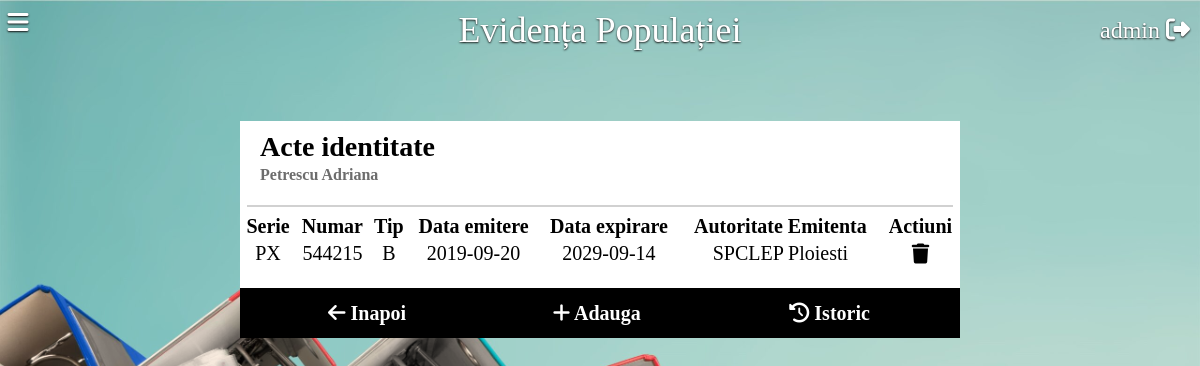
The page /acte.php?action=view&id=51 (signed in) on the database its author committed.
### tables this page shows
CREATE TABLE `persoane` (
  `PersoanaID` int NOT NULL AUTO_INCREMENT,
  `Nume` varchar(30) NOT NULL,
  `Prenume` varchar(50) NOT NULL,
  `CNP` char(13) NOT NULL,
  `NumarTelefon` char(10) DEFAULT NULL,
  `Email` varchar(255) DEFAULT NULL,
  `Strada` varchar(50) NOT NULL,
  `Numar` varchar(5) NOT NULL,
  `Apartament` varchar(5) DEFAULT NULL,
  `Bloc` varchar(5) DEFAULT NULL,
  `Sex` char(1) NOT NULL,
  `DataNasterii` date NOT NULL,
  `StareCivila` varchar(20) NOT NULL,
  `ActID` int DEFAULT NULL,
  PRIMARY KEY (`PersoanaID`),
  UNIQUE KEY `IX_Persoane` (`CNP`),
  KEY `FK_Persoane_ActeIdentitate` (`ActID`),
  CONSTRAINT `FK_Persoane_ActeIdentitate` FOREIGN KEY (`ActID`) REFERENCES `acteidentitate` (`ActID`) ON DELETE SET NULL ON UPDATE CASCADE
);

CREATE TABLE `acteidentitate` (
  `ActID` int NOT NULL AUTO_INCREMENT,
  `Serie` char(2) NOT NULL,
  `Numar` char(6) NOT NULL,
  `Tip` char(1) NOT NULL DEFAULT 'C',
  `DataEmitere` date NOT NULL,
  `DataExpirare` date NOT NULL,
  `AutoritateEmitenta` varchar(50) NOT NULL,
  `PersoanaID` int DEFAULT NULL,
  PRIMARY KEY (`ActID`),
  KEY `FK_ActeIdentitate_Persoane` (`PersoanaID`),
  CONSTRAINT `FK_ActeIdentitate_Persoane` FOREIGN KEY (`PersoanaID`) REFERENCES `persoane` (`PersoanaID`) ON DELETE CASCADE ON UPDATE CASCADE
);

### acte.php (the view, shortened to what this page needs)
<?php
require_once "config.php";
if(isset($_GET["new"]))
    $query = "SELECT PersoanaID, Nume, Prenume, ActID FROM persoane WHERE ActID IS null";
else
    $query = "SELECT PersoanaID, Nume, Prenume, ActID FROM persoane";
$result = mysqli_query($link, $query);
$action = 0;
if(isset($_GET["action"])){
    if($_GET["action"] == "view"){
        $action = 1;
        $id = $_GET["id"];
        $query = "SELECT Nume, Prenume FROM persoane WHERE PersoanaID = $id";
        if($result = mysqli_query($link, $query)){
            $row = mysqli_fetch_array($result);
            $full_name = $row['Nume'] . " " . $row['Prenume'];
        }
        $query = "SELECT A.* FROM acteidentitate A JOIN persoane P ON P.ActID = A.ActID WHERE P.PersoanaID = $id";
        $result = mysqli_query($link, $query);
    }
}
?>
<html>
    <head>
        <link rel="stylesheet" type="text/css" href="style.css">
    </head>
    <body class="acte">
        <?php include "header.php" ?>
        <div class="center">
        <?php if($action == 0) {?>
		<h2> Acte identitate</h2>
        <div class="horizontal-line"></div>
		<table>
            <tr>
                <th> Nume complet </th>
                <th> Status </th>
                <th> Actiuni </th>
            </tr>
            <?php if ($result) {
                while($row = mysqli_fetch_array($result)){
                    if($row['ActID'] == null) {
                        $status = "inexistent";
                        $color = "red";
                    }
                    else {
                        $status = "emis";
                        $color = "green";
                    }?>
                <tr>
                    <td><?php echo $row['Nume'] . " " . $row['Prenume']; ?> </td>
                    <td style="<?php echo "color: " . $color;?>"><?php echo $status ?></td>
                    <td>
                    <?php
                    if(isset($_GET["new"])) {?>
                    <a href = "acte.php?action=add&id=<?php echo $row['PersoanaID'] ?>"><i class="fas fa-plus"></i></a>
                    <?php }
                    else {?>
                    <a href = "acte.php?action=view&id=<?php echo $row['PersoanaID'] ?>"><i class="fas fa-eye"></i></a>
                    <?php }?>
                    </td>
                </tr>
            <?php }
            }?>
        </table>
        <?php if(isset($_GET["new"])) {?>
            <div class="center_footer">
                <table>
                    <tr>
                        <th><a href = "javascript:window.history.back();"><i class="fas fa-arrow-left"></i> Inapoi</a></th>
                    </tr>
                </table>
            </div>
        <?php }
        }
        else if ($action == 1){ ?>
        <h2>Acte identitate</h2>
        <h3><?php echo $full_name?></h3>
        <div class="horizontal-line"></div>
        <table>
            <tr>
                <th> Serie </th>
                <th> Numar </th>
                <th> Tip </th>
                <th> Data emitere </th>
                <th> Data expirare </th>
                <th> Autoritate Emitenta </th>
                <th> Actiuni </th>
            </tr>
            <?php if ($result) {
                while($row = mysqli_fetch_array($result)){ ?>
                <tr>
                    <td><?php echo $row['Serie'] ?> </td>
                    <td><?php echo $row['Numar']?> </td>
                    <td><?php echo $row['Tip'] ?> </td>
                    <td><?php echo $row['DataEmitere'] ?> </td>
                    <td><?php echo $row['DataExpirare'] ?> </td>
                    <td><?php echo $row['AutoritateEmitenta'] ?> </td>
                    <td><a href = "acte.php?action=delete&current=1&id=<?php echo $row["ActID"];?>"><i class="fas fa-trash"></i></a></td>
                </tr>
            <?php }
            }?>
        </table>
        <div class="center_footer">
            <table>
                <tr>
                    <th><a href = "javascript:window.history.back();"><i class="fas fa-arrow-left"></i> Inapoi</a></th>
                    <th><a href = "acte.php?action=add&id=<?php echo $id;?>"><i class="fas fa-plus"></i> Adauga</a></th>
                    <th><a href = "#" id="istoric_button"><i class="fas fa-history"></i> Istoric</a></th>
                </tr>
            </table>
        </div>
        <?php }
            ?>
    </body>
</html>

### style.css (style rules this page uses)
body, html { margin:0 !important; padding:0 !important; }
a { text-decoration: none; color: black; }
body { background-color: #ffb85b; }
body.acte { background-image: url("img/acte.jpg"); background-color: rgba(252, 209, 166, 0.3); background-blend-mode: multiply; height: 100%; background-position: center; background-repeat: no-repeat; background-size: cover; }
.center { background-color: rgba(255, 255, 255, 1); margin: auto; top: 10%; height: max-content; width: 60%; position:relative; }
.center h2 { font-family: MontserratMedium; font-size: 28px; top: 10px; left: 20px; position: relative; padding: 0px; }
.center h3 { font-family: MontserratLight; color: #6d6d6d; font-size: 16px; position: relative; padding: 0px; left: 20px; top: -10px; }
.center .horizontal-line { height: 2px; width: 98%; margin: auto; top: -5px; position: relative; background-color: rgb(209, 209, 209); }
table { width: 100%; font-size: 20px; position:relative; font-family: MontserratLight; color: black; }
th { font-family: MontserratMedium; }
td { text-align: center; }
.center button, .center_footer { background-color: #000000; font-size: 24px; color: white; width: 100%; height: 50px; border: none; position: relative; top: 20px; cursor: pointer; }
.center_footer { cursor:default; }
.center_footer a { color: white; font-family: MontserratRegular; }
.center_footer table { width: 95%; height: 100%; margin: auto; vertical-align: middle; }
::placeholder { color: rgb(190, 190, 190); opacity: 1; }

### rows shown on the page
persoane: full_name "Petrescu Adriana"
acteidentitate: Serie "PX", Numar "544215", Tip "B", DataEmitere "2019-09-20", DataExpirare "2029-09-14", AutoritateEmitenta "SPCLEP Ploiesti"

### other values the page prints
$_SESSION["username"] "admin"
